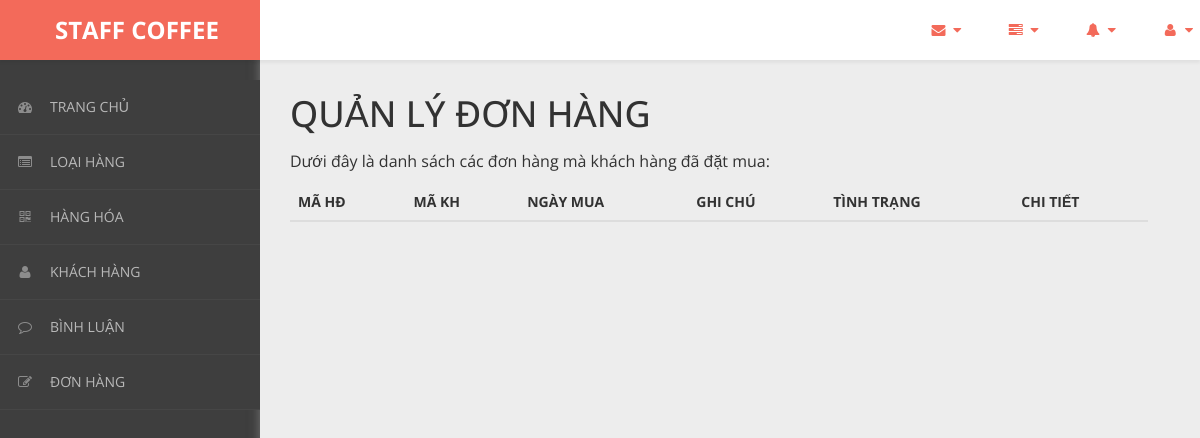
The page /admin/content/hoa-don/hoa-don-list.php on the database as committed earlier.
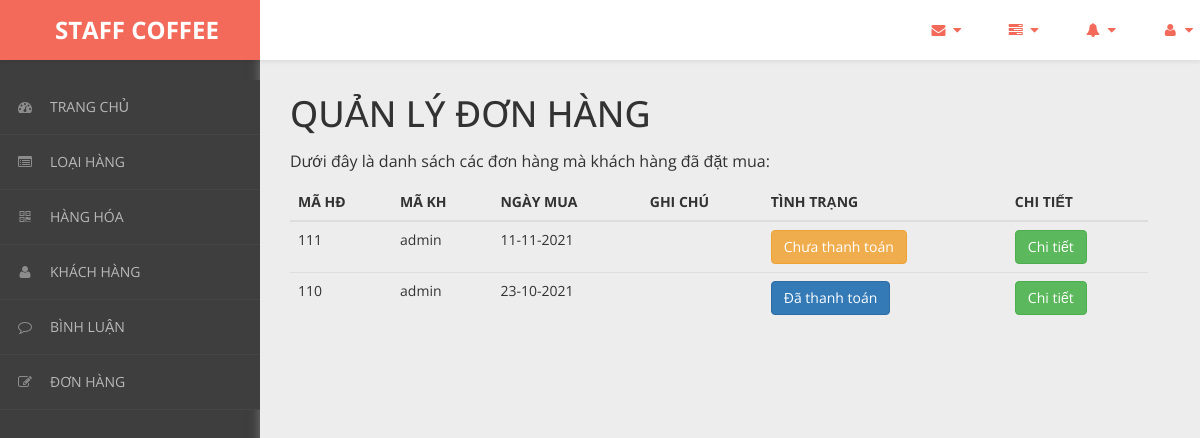
The same page on the database as committed later.
### tables this page shows
CREATE TABLE `hoa_don` (
  `ma_hd` int(11) NOT NULL,
  `ngay_mua` varchar(20) NOT NULL,
  `ghi_chu` varchar(50) NOT NULL,
  `tinh_trang` varchar(20) NOT NULL DEFAULT '0',
  `ma_kh` varchar(50) NOT NULL
);

### admin/dao/pdo.php (called while the page is built, shortened)
<?php
    function pdo_get_connection(){
        $pdo = new PDO("mysql:host=localhost;dbname=staffcoffee",'root','');
        $pdo->setAttribute(PDO::ATTR_ERRMODE, PDO::ERRMODE_EXCEPTION);
        return $pdo;
    }
    function pdo_query($sql){
        $sql_args = array_slice(func_get_args(),1);
        try{
            $conn = pdo_get_connection();
            $stmt = $conn ->prepare($sql);
            $stmt -> execute($sql_args);
            $rows = $stmt -> fetchAll();
            return $rows;
        }catch(PDOException $e){
            throw $e;
        }finally{
            unset($conn);
        }
    }
    ?>

### admin/dao/hoa-don.php (called while the page is built, shortened)
<?php
    require_once ('pdo.php');
    function hoa_don_select_all(){
        $sql = "SELECT * FROM hoa_don ORDER BY ma_hd DESC";
        return pdo_query($sql);
    }
?>

### admin/content/hoa-don/hoa-don-list.php (the view, shortened to what the changed rows need)
<!DOCTYPE html>
<html xmlns="http://www.w3.org/1999/xhtml">
<head>
    <link href="../../../css/admin/css/bootstrap.css" rel="stylesheet" />
    <link href="../../../css/admin/css/font-awesome.css" rel="stylesheet" />
    <link href="../../../css/admin/css/custom-styles.css" rel="stylesheet" />
</head>
<body>
    <div id="wrapper">
        <div id="page-wrapper">
		  <div class="header">
                        <div class="page-header">
                            <h1>QUẢN LÝ ĐƠN HÀNG</h1>
                            <?php
                                require_once ('../../dao/hoa-don.php');
                                $items = hoa_don_select_all();
                            ?>
                            <table class="table table-hover">
                                <thead>
                                  <tr>
                                    <th>MÃ HĐ</th>
                                    <th>MÃ KH</th>
                                    <th>NGÀY MUA</th>
                                    <th>GHI CHÚ</th>
                                    <th>TÌNH TRẠNG</th>
                                    <th>CHI TIẾT</th>
                                  </tr>
                                </thead>
                                <tbody>
                                <?php foreach($items as $item){
                                     extract($item);
                                    ?>
                                  <tr>
                                    <td><?=$ma_hd?></td>
                                    <td><?=$ma_kh?></td>
                                    <td><?=$ngay_mua?></td>
                                    <td><?=$ghi_chu?></td>
                                    <td>
                                    <a href="thanh-toan-gio-hang.php?ma_hd=<?=$ma_hd?>">
                                        <?php
                                            if($tinh_trang == 0){
                                                echo '<button class="btn btn-warning name="thanh_toan">';
                                                echo "Chưa thanh toán";
                                            }
                                            else if($tinh_trang == 1){
                                                echo '<button class="btn btn-primary name="thanh_toan">';
                                                echo "Đã thanh toán ";
                                            }
                                            else   {
                                                echo '<button class="btn btn-danger name ="thanh_toan">';
                                                echo "Hủy";
                                            }
                                        ?>
                                        </button></a>
                            </div>
                                    <td><a href="chi-tiet-hoa-don.php?ma_hd=<?=$ma_hd?>&ma_kh=<?=$ma_kh?>"><button class="btn btn-success">Chi tiết</button></a></td>
                                <?php } ?>
                                </tbody>
                              </table>
                        </div>
		</div>
            </div>
        </div>
</body>
</html>

Rows that differ between the two databases and show on the page:
added hoa_don: ma_hd "111", ma_kh "admin", ngay_mua "11-11-2021", tinh_trang "Chưa thanh toán"
added hoa_don: ma_hd "110", ma_kh "admin", ngay_mua "23-10-2021", tinh_trang "Đã thanh toán"
